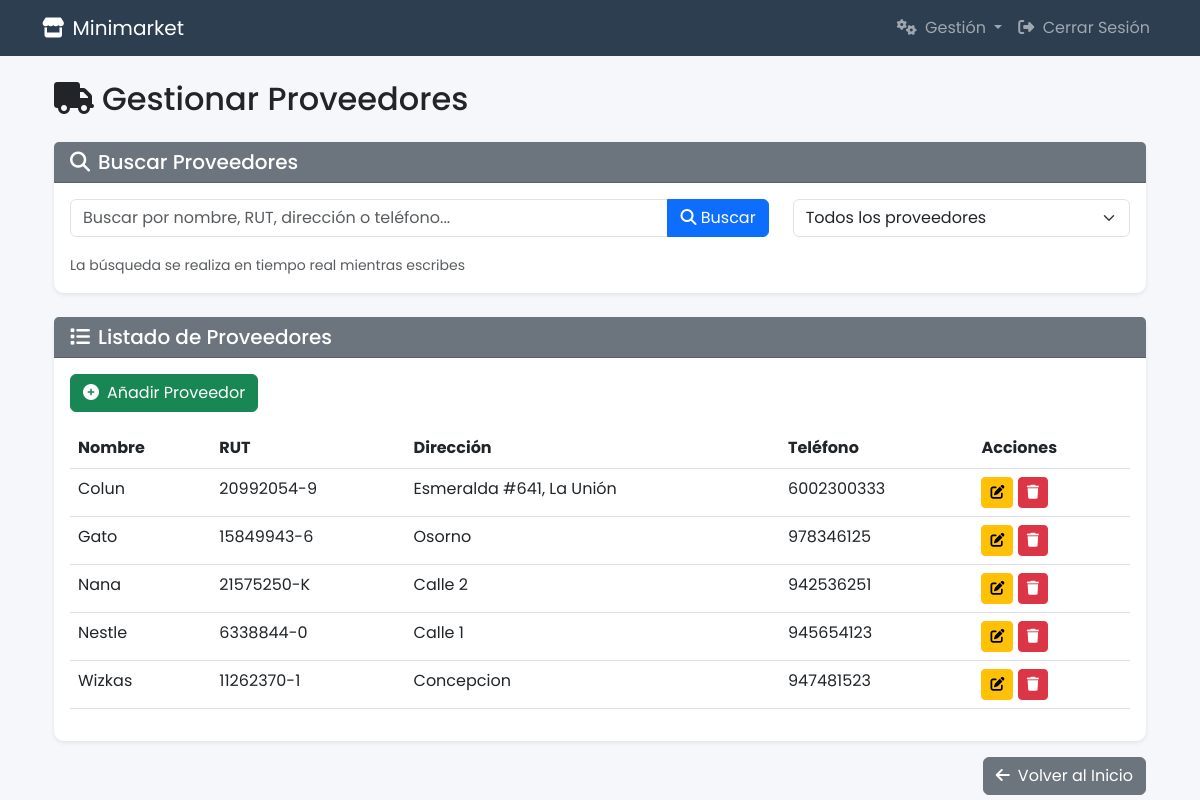
Page /gestionar-proveedores/ (signed in) on the committed database.
### Tienda/models.py (models this page shows, shortened)
class Proveedor(models.Model):
    nombre_proveedor = models.CharField(max_length=100, unique=True)
    rut = models.PositiveIntegerField(unique=True)
    verify_digit = models.CharField(max_length=1, choices=[(str(i), str(i)) for i in range(10)] + [('K', 'K'), ('k', 'k')])
    direccion = models.CharField(max_length=200)
    telefono = models.PositiveIntegerField()

### Tienda/views/supplier_views.py (the view, shortened to what this page needs)
# urls.py: path('gestionar-proveedores/', supplier_views.gestionar_proveedores, name='gestionar_proveedores'),
@login_required
@user_passes_test(is_superuser, login_url='home')
def gestionar_proveedores(request):
    if not request.session.get('providers_access_granted', False):
        messages.warning(request, 'Debes verificar tu contraseña para acceder a la gestión de proveedores.')
        request.session['providers_access_granted'] = False
        return redirect('home')
    proveedores = Proveedor.objects.all().order_by('nombre_proveedor')
    proveedores = Proveedor.objects.all().order_by('nombre_proveedor')
    context = {
        'proveedores': proveedores
    }
    return render(request, 'Tienda/gestionar_proveedores.html', context)

### Tienda/views/supplier_views.py (called while the page is built)
def is_superuser(user):
    return user.is_superuser

### Tienda/templates/Tienda/gestionar_proveedores.html (shortened to what this page needs)
{% extends 'Tienda/base_layout.html' %}
{% block content %}
<div class="container mt-4">
    <h2 class="mb-4"><i class="fas fa-truck me-2"></i>Gestionar Proveedores</h2>
    <div class="card border-0 shadow-sm mb-4">
        <div class="card-header bg-secondary text-white">
            <h5 class="mb-0"><i class="fas fa-search me-2"></i>Buscar Proveedores</h5>
        </div>
        <div class="card-body">
            <div class="row">
                <div class="col-md-8">
                    <div class="input-group mb-3">
                        <input type="text" id="buscar-proveedor" class="form-control" placeholder="Buscar por nombre, RUT, dirección o teléfono...">
                        <button class="btn btn-primary" type="button" id="btn-buscar">
                            <i class="fas fa-search"></i> Buscar
                        </button>
                    </div>
                    <small class="text-muted">La búsqueda se realiza en tiempo real mientras escribes</small>
                </div>
                <div class="col-md-4">
                    <select id="filtro-proveedor" class="form-select">
                        <option value="">Todos los proveedores</option>
                    </select>
                </div>
            </div>
        </div>
    </div>
    <div class="card border-0 shadow-sm">
        <div class="card-header bg-secondary text-white">
            <h5 class="mb-0"><i class="fas fa-list me-2"></i>Listado de Proveedores</h5>
        </div>
        <div class="card-body">
            <button class="btn btn-success mb-3" data-bs-toggle="modal" data-bs-target="#nuevoProveedorModal">
                <i class="fas fa-plus-circle me-2"></i>Añadir Proveedor
            </button>
            <div class="table-responsive">
                <table class="table table-hover" id="tabla-proveedores">
                    <thead>
                        <tr>
                            <th>Nombre</th>
                            <th>RUT</th>
                            <th>Dirección</th>
                            <th>Teléfono</th>
                            <th>Acciones</th>
                        </tr>
                    </thead>
                    <tbody>
                        {% for proveedor in proveedores %}
                        <tr class="fila-proveedor" data-nombre="{{ proveedor.nombre_proveedor|lower }}" data-rut="{{ proveedor.rut }}" data-verify_digit="{% if proveedor.verify_digit %}{{ proveedor.verify_digit|upper }}{% else %}K{% endif %}" data-direccion="{{ proveedor.direccion|lower }}" data-telefono="{{ proveedor.telefono }}">
                            <td>{{ proveedor.nombre_proveedor }}</td>
                            <td>{{ proveedor.rut }}-{% if proveedor.verify_digit %}{{ proveedor.verify_digit|upper }}{% else %}K{% endif %}</td>
                            <td>{{ proveedor.direccion }}</td>
                            <td>{{ proveedor.telefono }}</td>
                            <td>
                                <button class="btn btn-sm btn-warning editar-proveedor" data-id="{{ proveedor.id }}" data-nombre="{{ proveedor.nombre_proveedor }}" data-rut="{{ proveedor.rut }}" data-verify_digit="{% if proveedor.verify_digit %}{{ proveedor.verify_digit|upper }}{% else %}K{% endif %}" data-direccion="{{ proveedor.direccion }}" data-telefono="{{ proveedor.telefono }}"><i class="fas fa-edit"></i></button>
                                <button class="btn btn-sm btn-danger eliminar-proveedor" data-id="{{ proveedor.id }}"><i class="fas fa-trash"></i></button>
                            </td>
                        </tr>
                        {% empty %}
                        <tr id="no-resultados">
                            <td colspan="4" class="text-center">No hay proveedores registrados.</td>
                        </tr>
                        {% endfor %}
                    </tbody>
                </table>
            </div>
        </div>
    </div>
    <div class="d-flex justify-content-end mt-3">
        <a href="{% url 'home' %}" class="btn btn-secondary">
            <i class="fas fa-arrow-left me-2"></i>Volver al Inicio
        </a>
    </div>
</div>
{% endblock %}

### Tienda/templates/Tienda/base_layout.html (style rules this page uses)
:root { --primary-color: #2c3e50; --secondary-color: #3498db; --accent-color: #e74c3c; }
body { font-family: 'Poppins', sans-serif; background-color: #f5f7fa; }
.card { border-radius: 10px; box-shadow: 0 5px 15px rgba(0, 0, 0, 0.05); }
.card-header { background-color: var(--primary-color); border-radius: 10px 10px 0 0; }

### rows in the picture
Proveedor: nombre_proveedor "Colun", rut "20992054", verify_digit "9", direccion "Esmeralda #641, La Unión", telefono "6002300333"
Proveedor: nombre_proveedor "Gato", rut "15849943", verify_digit "6", direccion "Osorno", telefono "978346125"
Proveedor: nombre_proveedor "Nana", rut "21575250", verify_digit "K", direccion "Calle 2", telefono "942536251"
Proveedor: nombre_proveedor "Nestle", rut "6338844", verify_digit "0", direccion "Calle 1", telefono "945654123"
Proveedor: nombre_proveedor "Wizkas", rut "11262370", verify_digit "1", direccion "Concepcion", telefono "947481523"
